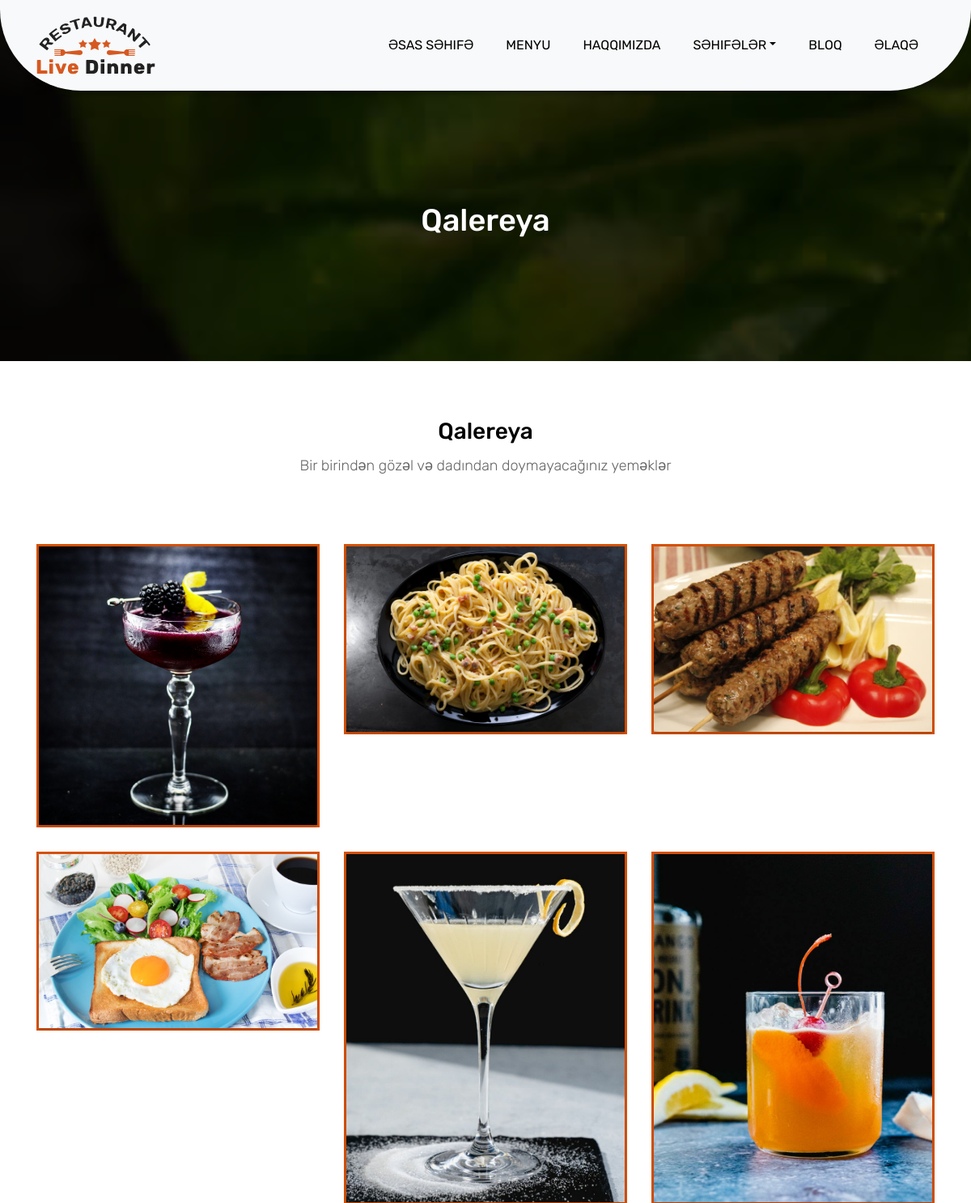
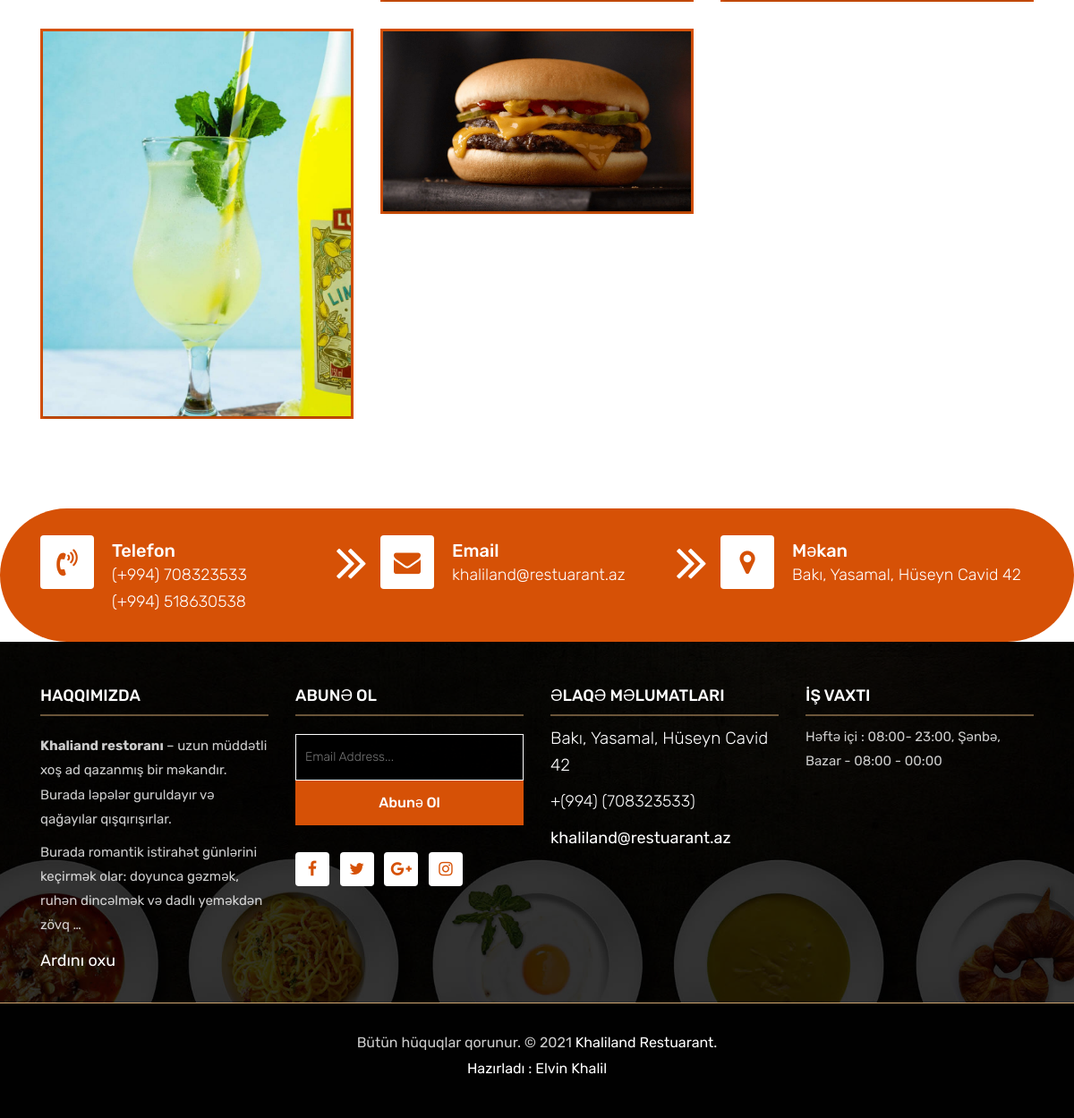
Page /gallery/ on the committed database (2 pictures, top to bottom).
### meals/models.py (models this page shows, shortened)
class Meals(models.Model):
    category =ForeignKey(Category, on_delete=CASCADE,verbose_name="Kateqoriya")
    name = models.CharField(max_length=60,verbose_name="Ad")
    description = RichTextField(verbose_name="Haqqında")
    price= models.DecimalField(max_digits=5, decimal_places=2,verbose_name="Qiymət")
    people = models.IntegerField(verbose_name="Adam sayı")
    pre_time = models.IntegerField(verbose_name="Hazırlanma vaxtı")
    image = models.ImageField(upload_to = "meals",verbose_name="Şəkil")
    slug = models.SlugField(blank=True, null=True)
    class Meta:
        verbose_name = "Məhsul"
        verbose_name_plural = "Məhsullar"

### settings/models.py (models this page shows)
class Settings(models.Model):
    STATUS = (
        ('True', 'Bəli'),
        ('False','Xeyr'),
    )
    title = CharField(max_length=40, verbose_name="Başlıq")
    about_short = RichTextField(verbose_name = "Kiçik hekayə")
    about = RichTextField(verbose_name="Haqqında")
    phone = IntegerField(verbose_name="Telefon1")
    phone2 = IntegerField(verbose_name="Telefon2",blank=True, null=True)
    email = EmailField(max_length=100,verbose_name="Elektron Poçt")
    location = CharField(max_length=400, verbose_name="Məkan")
    worktime = CharField(max_length=100,verbose_name="İş vaxtları")
    contanctinf = CharField(max_length=200,verbose_name="Əlaqə Məlumatları",blank=True, null=True)
    facebook = CharField(max_length=400,verbose_name="Facebook link")
    instagram = CharField(max_length=400,verbose_name="Instagran link")
    twitter = CharField(max_length=400,verbose_name="Twitter link")
    google = CharField(max_length=400,verbose_name="Google link")
    google_map =CharField(max_length=10000,verbose_name="Xəritə link")
    icon = ImageField()
    status= models.CharField(max_length=10, choices=STATUS)
    created_at= DateTimeField(auto_now_add=True)
    updated_at= DateTimeField(auto_now=True)
    class Meta:
        verbose_name = "Parametr"
        verbose_name_plural = "Parametrlər"

### meals/views.py (the view)
# urls.py: path("gallery/",gallery, name = "gallery"),
def gallery(request):
    gallery = Meals.objects.all()
    settings = Settings.objects.all()
    context = {
        "gallery":gallery,
        "settings":settings,
    }
    return render(request, "Home/gallery.html", context)

### templates/Home/gallery.html (shortened to what this page needs)
{% extends "base.html" %}
{% block body %}
<div class="all-page-title page-breadcrumb">
    <div class="container text-center">
        <div class="row">
            <div class="col-lg-12">
                <h1>Qalereya</h1>
            </div>
        </div>
    </div>
</div>
{% endblock body %}
{% block startgallery %} {% include "Home/includes/startgallery.html" %} {% endblock startgallery %}

### templates/Home/includes/startgallery.html
{% load static %}
<div class="gallery-box">
    <div class="container">
        <div class="row">
            <div class="col-lg-12">
                <div class="heading-title text-center">
                    <h2>Qalereya</h2>
                    <p>Bir birindən gözəl və dadından doymayacağınız yeməklər</p>
                </div>
            </div>
        </div>
        <div class="tz-gallery">
            <div class="row">
               {% for g in gallery  %}
                <div class="col-sm-6 col-md-4 col-lg-4">
                    <a class="lightbox" href="{{g.image.url}}">
                        <img class="img-fluid" src="{{g.image.url}}" alt="Gallery Images">
                    </a>
                </div>
                {% endfor %}
            </div>
        </div>
    </div>
</div>

### templates/Home/includes/startcontactinfo.html
{% for setting in  settings %}
<div class="contact-imfo-box">
    <div class="container">
        <div class="row">
            <div class="col-md-4 arrow-right">
                <i class="fa fa-volume-control-phone"></i>
                <div class="overflow-hidden">
                    <h4>Telefon</h4>
                    <p class="lead">
                        (+994) {{setting.phone}}
                    </p>
                    <p class="lead">
                        (+994) {{setting.phone2}}
                    </p>
                </div>
            </div>
            <div class="col-md-4 arrow-right">
                <i class="fa fa-envelope"></i>
                <div class="overflow-hidden">
                    <h4>Email</h4>
                    <p class="lead">
                        {{setting.email}}
                    </p>
                </div>
            </div>
            <div class="col-md-4">
                <i class="fa fa-map-marker"></i>
                <div class="overflow-hidden">
                    <h4>Məkan</h4>
                    <p class="lead">
                       {{setting.location}}
                    </p>
                </div>
            </div>
        </div>
    </div>
</div>
{% endfor %}

### templates/Home/includes/startfotter.html (shortened to what this page needs)
{% load static %}
	<footer class="footer-area bg-f">
		{% for setting in settings  %}
		<div class="container">
			<div class="row">
				<div class="col-lg-3 col-md-6">
					<h3>Haqqımızda </h3>
					<p>{{setting.about|truncatewords:30|safe}}</p><p><a href="{% url 'about' %}">Ardını oxu</a></p>
				</div>
				<div class="col-lg-3 col-md-6">
					<h3>Abunə ol</h3>
					<div class="subscribe_form">
						<form class="subscribe_form">
							<input name="EMAIL" id="subs-email" class="form_input" placeholder="Email Address..." type="email">
							<button type="submit" class="submit">Abunə Ol</button>
						</form>
					</div>
					<ul class="list-inline f-social">
						<li class="list-inline-item"><a href="{{setting.facebook}}"><i class="fa fa-facebook" aria-hidden="true"></i></a></li>
						<li class="list-inline-item"><a href="{{setting.twitter}}"><i class="fa fa-twitter" aria-hidden="true"></i></a></li>
						<li class="list-inline-item"><a href="{{setting.google}}"><i class="fa fa-google-plus" aria-hidden="true"></i></a></li>
						<li class="list-inline-item"><a href="{{setting.instagram}}"><i class="fa fa-instagram" aria-hidden="true"></i></a></li>
					</ul>
				</div>
				<div class="col-lg-3 col-md-6">
					<h3>Əlaqə məlumatları</h3>
					<p class="lead">{{setting.location}}</p>
					<p class="lead"><a href="#">+(994) ({{setting.phone}})</a></p>
					<p><a href="#"> {{setting.email}}</a></p>
				</div>
				<div class="col-lg-3 col-md-6">
					<h3>İş vaxtı</h3>
					<p><span class="text-color">{{setting.worktime}}
				</div>
			</div>
		</div>
		{% endfor %}
		<div class="copyright">
			<div class="container">
				<div class="row">
					<div class="col-lg-12">
						<p class="company-name">Bütün hüquqlar qorunur. &copy; 2021 <a href="#">Khaliland Restuarant.</a > <br> <a href="https://www.facebook.com/khaliloff.alvin/">Hazırladı : Elvin Khalil</a>
					</div>
				</div>
			</div>
		</div>
	</footer>

### rows in the picture
Meals: image (picture)
Meals: image (picture)
Meals: image (picture)
Meals: image (picture)
Meals: image (picture)
Meals: image (picture)
Meals: image (picture)
Meals: image (picture)
Settings: phone "708323533", phone2 "518630538", email "khaliland@restuarant.az", location "Bakı, Yasamal, Hüseyn Cavid 42", about "Khaliand restoranı – uzun müddətli xoş ad qazanmış bir məkandır. Burada ləpələr guruldayır və qağayılar qışqırışırlar. Burada romantik istirahət günlərini keçirmək olar: doyunca gəzmək, ruhən dincəlmək və dadlı yeməkdən zövq …", worktime "Həftə içi : 08:00- 23:00, Şənbə, Bazar - 08:00 - 00:00"
